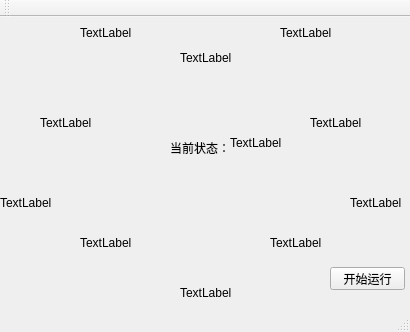
<?xml version="1.0" encoding="UTF-8"?>
<ui version="4.0">
 <class>MainWindow</class>
 <widget class="QMainWindow" name="MainWindow">
  <property name="geometry">
   <rect>
    <x>0</x>
    <y>0</y>
    <width>410</width>
    <height>332</height>
   </rect>
  </property>
  <property name="windowTitle">
   <string>MainWindow</string>
  </property>
  <property name="styleSheet">
   <string notr="true">#MainWindow{
border-image:url(:/q123.jpg);
}</string>
  </property>
  <widget class="QWidget" name="centralWidget">
   <widget class="QPushButton" name="pushButton">
    <property name="geometry">
     <rect>
      <x>330</x>
      <y>250</y>
      <width>75</width>
      <height>23</height>
     </rect>
    </property>
    <property name="text">
     <string>开始运行</string>
    </property>
   </widget>
   <widget class="QLabel" name="label">
    <property name="geometry">
     <rect>
      <x>170</x>
      <y>110</y>
      <width>141</width>
      <height>41</height>
     </rect>
    </property>
    <property name="text">
     <string>当前状态：</string>
    </property>
   </widget>
   <widget class="QLabel" name="label_2">
    <property name="geometry">
     <rect>
      <x>80</x>
      <y>10</y>
      <width>54</width>
      <height>12</height>
     </rect>
    </property>
    <property name="text">
     <string>TextLabel</string>
    </property>
   </widget>
   <widget class="QLabel" name="label_3">
    <property name="geometry">
     <rect>
      <x>280</x>
      <y>10</y>
      <width>54</width>
      <height>12</height>
     </rect>
    </property>
    <property name="text">
     <string>TextLabel</string>
    </property>
   </widget>
   <widget class="QLabel" name="label_4">
    <property name="geometry">
     <rect>
      <x>350</x>
      <y>180</y>
      <width>54</width>
      <height>12</height>
     </rect>
    </property>
    <property name="text">
     <string>TextLabel</string>
    </property>
   </widget>
   <widget class="QLabel" name="label_5">
    <property name="geometry">
     <rect>
      <x>180</x>
      <y>270</y>
      <width>54</width>
      <height>12</height>
     </rect>
    </property>
    <property name="text">
     <string>TextLabel</string>
    </property>
   </widget>
   <widget class="QLabel" name="label_6">
    <property name="geometry">
     <rect>
      <x>0</x>
      <y>180</y>
      <width>54</width>
      <height>12</height>
     </rect>
    </property>
    <property name="text">
     <string>TextLabel</string>
    </property>
   </widget>
   <widget class="QLabel" name="label_7">
    <property name="geometry">
     <rect>
      <x>180</x>
      <y>30</y>
      <width>54</width>
      <height>21</height>
     </rect>
    </property>
    <property name="text">
     <string>TextLabel</string>
    </property>
   </widget>
   <widget class="QLabel" name="label_8">
    <property name="geometry">
     <rect>
      <x>310</x>
      <y>100</y>
      <width>54</width>
      <height>12</height>
     </rect>
    </property>
    <property name="text">
     <string>TextLabel</string>
    </property>
   </widget>
   <widget class="QLabel" name="label_9">
    <property name="geometry">
     <rect>
      <x>270</x>
      <y>220</y>
      <width>54</width>
      <height>12</height>
     </rect>
    </property>
    <property name="text">
     <string>TextLabel</string>
    </property>
   </widget>
   <widget class="QLabel" name="label_10">
    <property name="geometry">
     <rect>
      <x>80</x>
      <y>220</y>
      <width>54</width>
      <height>12</height>
     </rect>
    </property>
    <property name="text">
     <string>TextLabel</string>
    </property>
   </widget>
   <widget class="QLabel" name="label_11">
    <property name="geometry">
     <rect>
      <x>40</x>
      <y>100</y>
      <width>54</width>
      <height>12</height>
     </rect>
    </property>
    <property name="text">
     <string>TextLabel</string>
    </property>
   </widget>
   <widget class="QLabel" name="label_12">
    <property name="geometry">
     <rect>
      <x>230</x>
      <y>120</y>
      <width>54</width>
      <height>12</height>
     </rect>
    </property>
    <property name="text">
     <string>TextLabel</string>
    </property>
   </widget>
  </widget>
  <widget class="QMenuBar" name="menuBar">
   <property name="geometry">
    <rect>
     <x>0</x>
     <y>0</y>
     <width>410</width>
     <height>23</height>
    </rect>
   </property>
  </widget>
  <widget class="QToolBar" name="mainToolBar">
   <attribute name="toolBarArea">
    <enum>TopToolBarArea</enum>
   </attribute>
   <attribute name="toolBarBreak">
    <bool>false</bool>
   </attribute>
  </widget>
  <widget class="QStatusBar" name="statusBar"/>
 </widget>
 <layoutdefault spacing="6" margin="11"/>
 <resources/>
 <connections/>
</ui>
